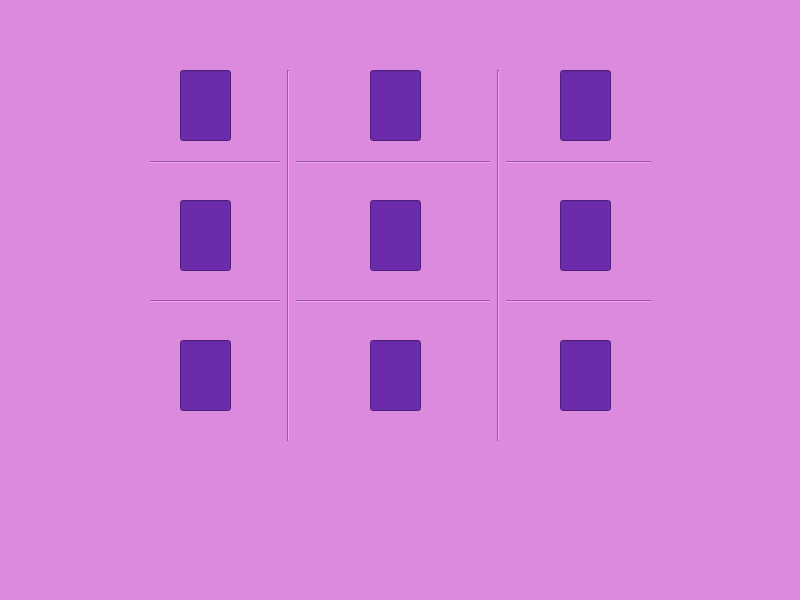
<?xml version="1.0" encoding="UTF-8"?>
<ui version="4.0">
 <class>MainWindow</class>
 <widget class="QMainWindow" name="MainWindow">
  <property name="geometry">
   <rect>
    <x>0</x>
    <y>0</y>
    <width>800</width>
    <height>600</height>
   </rect>
  </property>
  <property name="windowTitle">
   <string>MainWindow</string>
  </property>
  <property name="styleSheet">
   <string notr="true">background-color: rgb(220, 138, 221);</string>
  </property>
  <widget class="QWidget" name="centralwidget">
   <widget class="Line" name="line">
    <property name="geometry">
     <rect>
      <x>150</x>
      <y>100</y>
      <width>501</width>
      <height>124</height>
     </rect>
    </property>
    <property name="orientation">
     <enum>Qt::Horizontal</enum>
    </property>
   </widget>
   <widget class="Line" name="line_2">
    <property name="geometry">
     <rect>
      <x>150</x>
      <y>240</y>
      <width>501</width>
      <height>123</height>
     </rect>
    </property>
    <property name="orientation">
     <enum>Qt::Horizontal</enum>
    </property>
   </widget>
   <widget class="Line" name="line_3">
    <property name="geometry">
     <rect>
      <x>80</x>
      <y>310</y>
      <width>501</width>
      <height>0</height>
     </rect>
    </property>
    <property name="orientation">
     <enum>Qt::Vertical</enum>
    </property>
   </widget>
   <widget class="Line" name="line_4">
    <property name="geometry">
     <rect>
      <x>253</x>
      <y>20</y>
      <width>501</width>
      <height>0</height>
     </rect>
    </property>
    <property name="orientation">
     <enum>Qt::Vertical</enum>
    </property>
   </widget>
   <widget class="Line" name="line_5">
    <property name="geometry">
     <rect>
      <x>280</x>
      <y>70</y>
      <width>16</width>
      <height>371</height>
     </rect>
    </property>
    <property name="orientation">
     <enum>Qt::Vertical</enum>
    </property>
   </widget>
   <widget class="Line" name="line_6">
    <property name="geometry">
     <rect>
      <x>490</x>
      <y>70</y>
      <width>16</width>
      <height>371</height>
     </rect>
    </property>
    <property name="orientation">
     <enum>Qt::Vertical</enum>
    </property>
   </widget>
   <widget class="QLineEdit" name="lineEdit">
    <property name="geometry">
     <rect>
      <x>180</x>
      <y>70</y>
      <width>51</width>
      <height>71</height>
     </rect>
    </property>
    <property name="styleSheet">
     <string notr="true">background-color: rgb(107, 43, 170);
font: 63 italic 40pt &quot;URW Bookman&quot;;</string>
    </property>
    <property name="text">
     <string/>
    </property>
   </widget>
   <widget class="QLineEdit" name="lineEdit_2">
    <property name="geometry">
     <rect>
      <x>370</x>
      <y>70</y>
      <width>51</width>
      <height>71</height>
     </rect>
    </property>
    <property name="styleSheet">
     <string notr="true">background-color: rgb(107, 43, 170);
font: 63 italic 40pt &quot;URW Bookman&quot;;</string>
    </property>
    <property name="text">
     <string/>
    </property>
   </widget>
   <widget class="QLineEdit" name="lineEdit_3">
    <property name="geometry">
     <rect>
      <x>560</x>
      <y>70</y>
      <width>51</width>
      <height>71</height>
     </rect>
    </property>
    <property name="styleSheet">
     <string notr="true">background-color: rgb(107, 43, 170);
font: 63 italic 40pt &quot;URW Bookman&quot;;</string>
    </property>
    <property name="text">
     <string/>
    </property>
   </widget>
   <widget class="QLineEdit" name="lineEdit_4">
    <property name="geometry">
     <rect>
      <x>180</x>
      <y>200</y>
      <width>51</width>
      <height>71</height>
     </rect>
    </property>
    <property name="styleSheet">
     <string notr="true">background-color: rgb(107, 43, 170);
font: 63 italic 40pt &quot;URW Bookman&quot;;</string>
    </property>
    <property name="text">
     <string/>
    </property>
   </widget>
   <widget class="QLineEdit" name="lineEdit_5">
    <property name="geometry">
     <rect>
      <x>370</x>
      <y>200</y>
      <width>51</width>
      <height>71</height>
     </rect>
    </property>
    <property name="styleSheet">
     <string notr="true">background-color: rgb(107, 43, 170);
font: 63 italic 40pt &quot;URW Bookman&quot;;</string>
    </property>
    <property name="text">
     <string/>
    </property>
   </widget>
   <widget class="QLineEdit" name="lineEdit_6">
    <property name="geometry">
     <rect>
      <x>560</x>
      <y>200</y>
      <width>51</width>
      <height>71</height>
     </rect>
    </property>
    <property name="styleSheet">
     <string notr="true">background-color: rgb(107, 43, 170);
font: 63 italic 40pt &quot;URW Bookman&quot;;</string>
    </property>
    <property name="text">
     <string/>
    </property>
   </widget>
   <widget class="QLineEdit" name="lineEdit_7">
    <property name="geometry">
     <rect>
      <x>180</x>
      <y>340</y>
      <width>51</width>
      <height>71</height>
     </rect>
    </property>
    <property name="styleSheet">
     <string notr="true">background-color: rgb(107, 43, 170);
font: 63 italic 40pt &quot;URW Bookman&quot;;</string>
    </property>
    <property name="text">
     <string/>
    </property>
   </widget>
   <widget class="QLineEdit" name="lineEdit_8">
    <property name="geometry">
     <rect>
      <x>370</x>
      <y>340</y>
      <width>51</width>
      <height>71</height>
     </rect>
    </property>
    <property name="styleSheet">
     <string notr="true">background-color: rgb(107, 43, 170);
font: 63 italic 40pt &quot;URW Bookman&quot;;</string>
    </property>
    <property name="text">
     <string/>
    </property>
   </widget>
   <widget class="QLineEdit" name="lineEdit_9">
    <property name="geometry">
     <rect>
      <x>560</x>
      <y>340</y>
      <width>51</width>
      <height>71</height>
     </rect>
    </property>
    <property name="styleSheet">
     <string notr="true">background-color: rgb(107, 43, 170);
font: 63 italic 40pt &quot;URW Bookman&quot;;</string>
    </property>
    <property name="text">
     <string/>
    </property>
   </widget>
  </widget>
  <widget class="QStatusBar" name="statusbar"/>
 </widget>
 <resources/>
 <connections/>
</ui>
